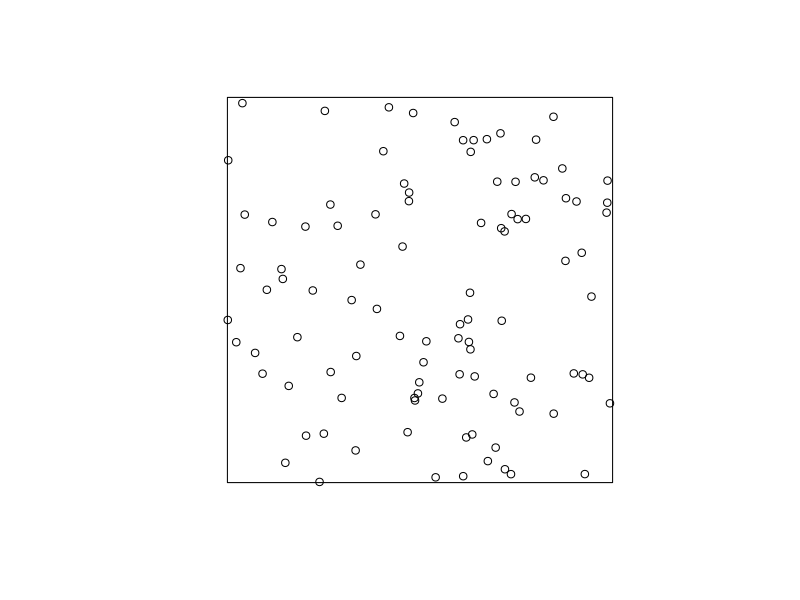
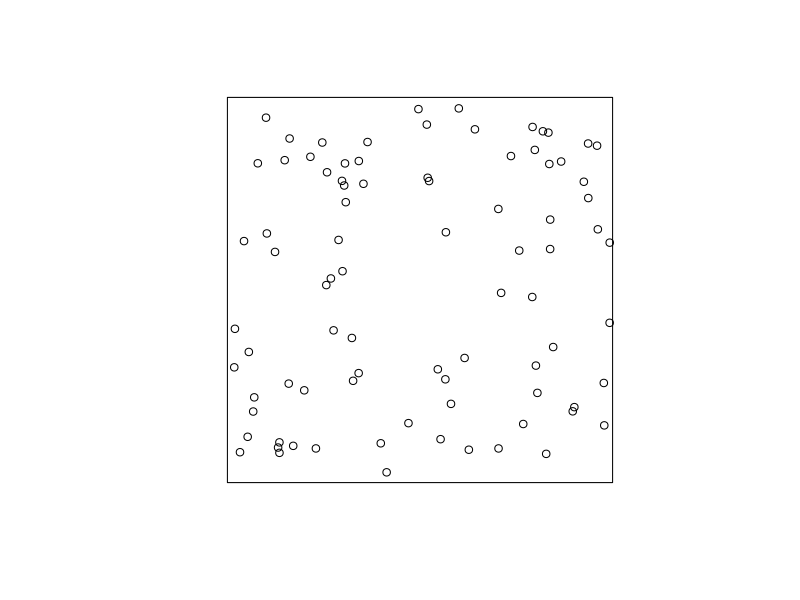
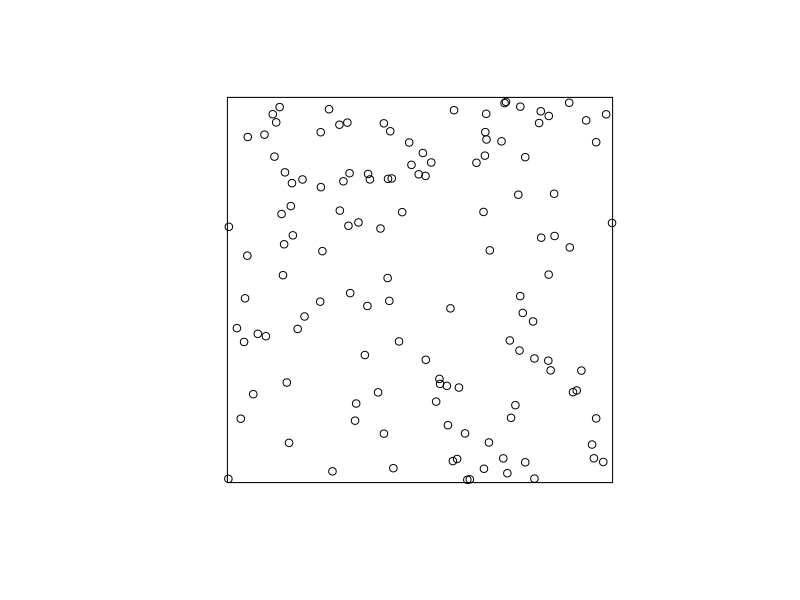
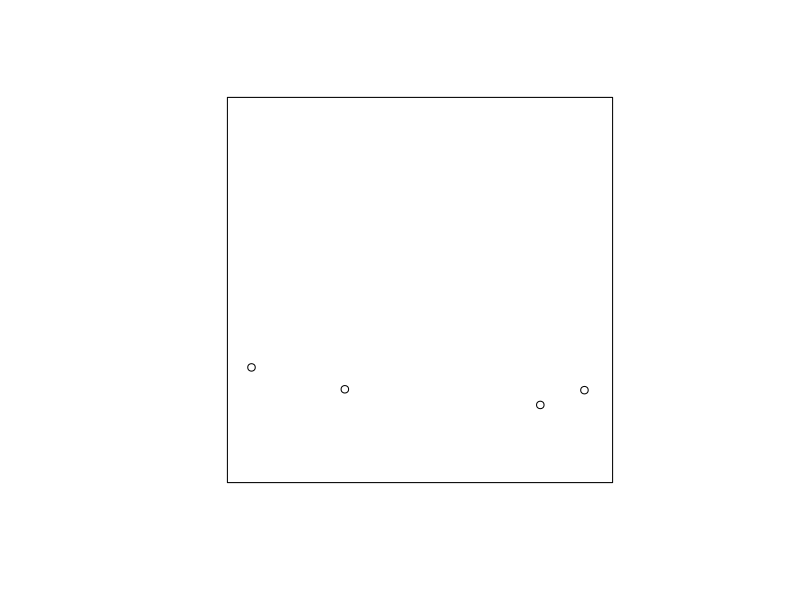
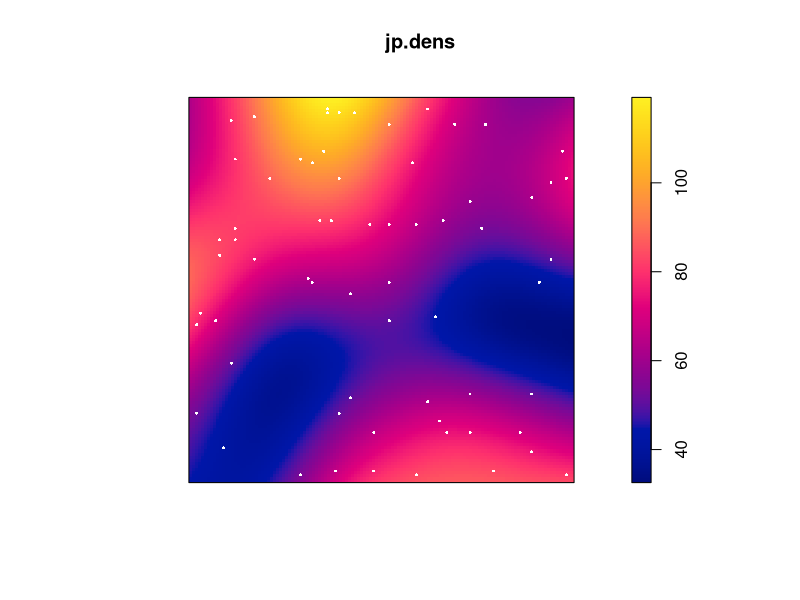
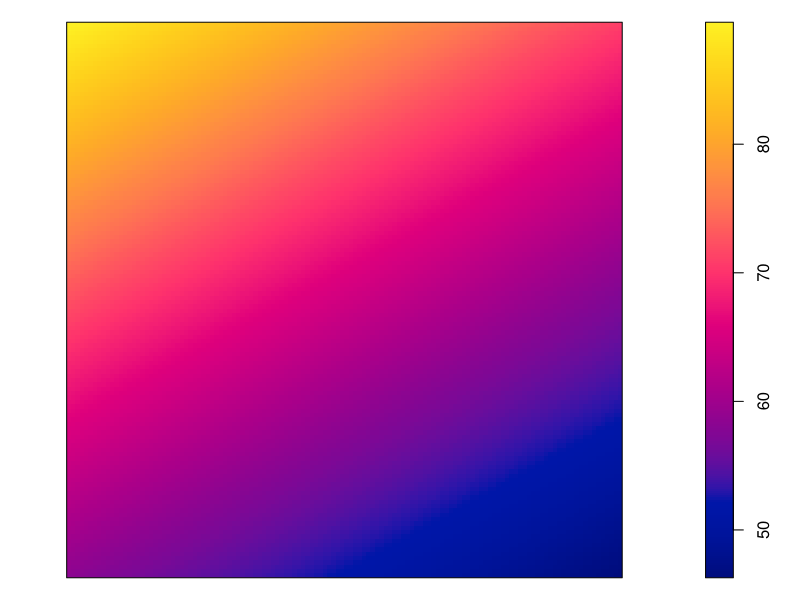
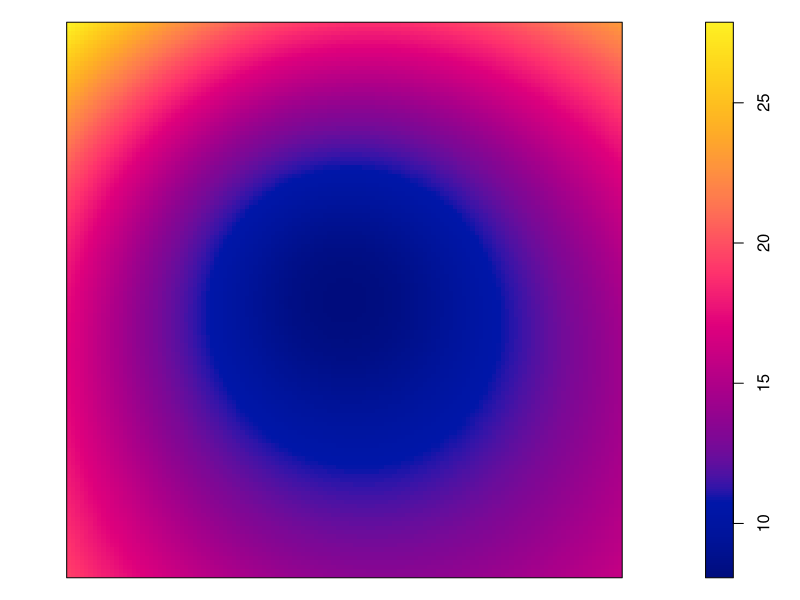
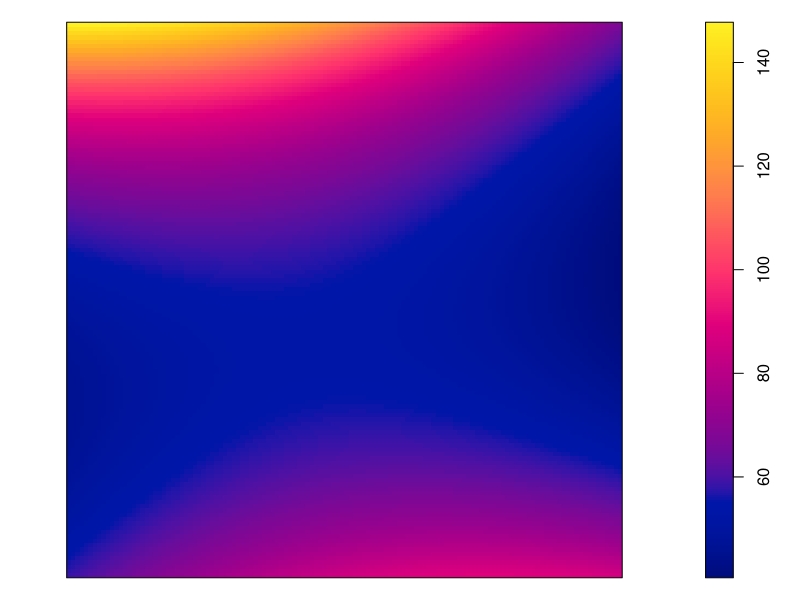

Reproduce these figures in R, in order.
## ---- chunk 1
# This option turns evaluation of R code off in this document. Remove it
# if you use it as a template for solving the lab exercise.
knitr::opts_chunk$set(eval = TRUE)
## ---- chunk 2
library(spatstat)
## ---- chunk 3
    replicate(3, plot(rpoispp(lambda = 100), main = ""))
## ---- chunk 4
    plot(rpoispp(lambda = 1.5), main = "")
## ---- chunk 5
    m.jp <- ppm(japanesepines ~ 1)
    print(m.jp)
## ---- chunk 6
    unname(exp(coef(m.jp)))
    intensity(japanesepines)
## ---- chunk 7
    jp.dens <- density(japanesepines, sigma = bw.scott)
    plot(jp.dens)
    plot(japanesepines, col = "white", cex = .4, pch = 16, add = TRUE)
## ---- chunk 8
    jp.m <- ppm(japanesepines ~ x + y)
    jp.m2 <- ppm(japanesepines ~ polynom(x, y, 2) )
## ---- chunk 9
    coef(jp.m)
    coef(jp.m2)
## ---- chunk 10
    par(mar=rep(0,4))
    plot(predict(jp.m), main = "")
    plot(predict(jp.m, se=TRUE)$se, main = "")
    
    plot(predict(jp.m2), main = "")
    plot(predict(jp.m2, se=TRUE)$se, main = "")
## ---- chunk 11
    anova(jp.m, jp.m2)
## ---- chunk 12
    par(mar=rep(0.5,4))
    plot(simulate(jp.m2, nsim=10), main = "")
## ---- chunk 13
    bei.m <- ppm(bei ~ elev + grad, data = bei.extra)
## ---- chunk 14
    coef(bei.m)
## ---- chunk 15
    plot(predict(bei.m), main = "")
    plot(bei, cex = 0.3, pch = 16, cols = "white", add = TRUE)
## ---- chunk 16
    vcov(bei.m)
## ---- chunk 17
    std.err <- predict(bei.m, se = TRUE)$se
    plot(std.err, main = "")
## ---- chunk 18
    plot(ants)
## ---- chunk 19
    fit1 <- ppm(ants ~ marks)
## ---- chunk 20
    exp(coef(fit1)[1])
    exp(coef(fit1)[1] + coef(fit1)[2])
## ---- chunk 21
    summary(ants)
## ---- chunk 22
    fit2 <- ppm(ants ~ marks + x)
    (co <- coef(fit2))
## ---- chunk 23
    fit3 <- ppm(ants ~ marks * x)
    (co <- coef(fit3))
## ---- chunk 24
    pred <- c(predict(fit1), predict(fit2), predict(fit3))
    plot(as.solist(pred), ncols = 2, main = "")
## ---- chunk 25
fs <- function(x,y) {
  ends <- ants.extra$fieldscrub
  angle <- atan(diff(ends$y)/diff(ends$x))
  normal <- angle + pi/2
  project <- (x - ends$x[1]) * cos(normal) + (y - ends$y[1]) * sin(normal)
  factor(ifelse(project > 0, "scrub", "field"))
}
## ---- chunk 26
fit1 <- ppm(ants ~ marks + side, data = list(side=fs))
fit2 <- ppm(ants ~ marks * side, data = list(side=fs))
## ---- chunk 27
    fit0 <- ppm(japanesepines ~ 1)
    fit1 <- update(fit0, . ~ x)
    fit1
    fit2 <- update(fit1, . ~ . + y)
    fit2
## ---- chunk 28
    fit0 <- ppm(japanesepines ~ 1)
    fit1 <- update(fit0, . ~ x)
    fit1
    fit2 <- update(fit1, . ~ . + y)
    fit2
## ---- chunk 29
    step(fit2)
## ---- chunk 30
coef(ppm1 <- ppm(japanesepines ~ 1)) 
coef(ppm2 <- ppm(japanesepines ~ x))
coef(ppm3 <- ppm(japanesepines ~ sin(x)))
coef(ppm4 <- ppm(japanesepines ~ x + y))
coef(ppm5 <- ppm(japanesepines ~ polynom(x, y, 2)))
coef(ppm6 <- ppm(japanesepines ~ factor(x < 0.4)))
## ---- chunk 31
plot(predict(ppm1), main = "")
plot(predict(ppm2), main = "")
plot(predict(ppm3), main = "")
plot(predict(ppm4), main = "")
plot(predict(ppm5), main = "")
plot(predict(ppm6), main = "")
